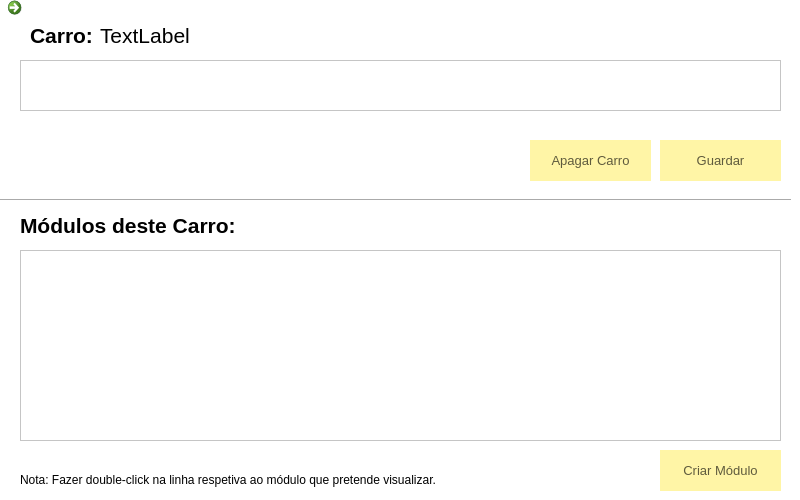
<?xml version="1.0" encoding="UTF-8"?>
<ui version="4.0">
 <class>GerirCarro</class>
 <widget class="QWidget" name="GerirCarro">
  <property name="geometry">
   <rect>
    <x>0</x>
    <y>0</y>
    <width>800</width>
    <height>500</height>
   </rect>
  </property>
  <property name="windowTitle">
   <string>Gerir Carro</string>
  </property>
  <property name="windowIcon">
   <iconset>
    <normaloff>../icon.ico</normaloff>../icon.ico</iconset>
  </property>
  <property name="styleSheet">
   <string notr="true">background:white</string>
  </property>
  <widget class="QCommandLinkButton" name="commandButtonVoltar">
   <property name="geometry">
    <rect>
     <x>0</x>
     <y>-10</y>
     <width>31</width>
     <height>31</height>
    </rect>
   </property>
   <property name="cursor">
    <cursorShape>PointingHandCursor</cursorShape>
   </property>
   <property name="styleSheet">
    <string notr="true">QCommandLinkButton
{
	border: none;
}

QCommandLinkButton:hover
{
	border: none;
}</string>
   </property>
   <property name="text">
    <string/>
   </property>
   <property name="icon">
    <iconset>
     <normaloff>../setavoltar.ico</normaloff>../setavoltar.ico</iconset>
   </property>
  </widget>
  <widget class="QLabel" name="label">
   <property name="geometry">
    <rect>
     <x>30</x>
     <y>20</y>
     <width>81</width>
     <height>31</height>
    </rect>
   </property>
   <property name="font">
    <font>
     <pointsize>16</pointsize>
     <bold>true</bold>
    </font>
   </property>
   <property name="text">
    <string>Carro:</string>
   </property>
  </widget>
  <widget class="QTableView" name="tableViewCarro">
   <property name="geometry">
    <rect>
     <x>20</x>
     <y>60</y>
     <width>761</width>
     <height>51</height>
    </rect>
   </property>
   <property name="font">
    <font>
     <pointsize>10</pointsize>
    </font>
   </property>
  </widget>
  <widget class="QTableView" name="tableViewModulosCarro">
   <property name="geometry">
    <rect>
     <x>20</x>
     <y>250</y>
     <width>761</width>
     <height>191</height>
    </rect>
   </property>
   <property name="font">
    <font>
     <pointsize>10</pointsize>
    </font>
   </property>
   <property name="styleSheet">
    <string notr="true"/>
   </property>
  </widget>
  <widget class="QLabel" name="label_2">
   <property name="geometry">
    <rect>
     <x>20</x>
     <y>210</y>
     <width>311</width>
     <height>31</height>
    </rect>
   </property>
   <property name="font">
    <font>
     <pointsize>16</pointsize>
     <bold>true</bold>
    </font>
   </property>
   <property name="text">
    <string>Módulos deste Carro:</string>
   </property>
  </widget>
  <widget class="Line" name="line">
   <property name="geometry">
    <rect>
     <x>0</x>
     <y>190</y>
     <width>791</width>
     <height>20</height>
    </rect>
   </property>
   <property name="orientation">
    <enum>Qt::Horizontal</enum>
   </property>
  </widget>
  <widget class="QPushButton" name="btnApagarCarro">
   <property name="geometry">
    <rect>
     <x>530</x>
     <y>140</y>
     <width>121</width>
     <height>41</height>
    </rect>
   </property>
   <property name="font">
    <font>
     <pointsize>10</pointsize>
    </font>
   </property>
   <property name="cursor">
    <cursorShape>PointingHandCursor</cursorShape>
   </property>
   <property name="styleSheet">
    <string notr="true">QPushButton{
	background-color:rgb(255, 245, 166);
	border:none;
	color:rgb(95, 91, 61);
	border -bottom: 5px solid rgb(162, 155, 105)
}
QPushButton:hover{
	background-color:rgb(229, 217, 150);
	border-bottom: 5px solid rgb(162, 155, 105)
}
QPushButton:pressed {
	background-color:rgb(255, 242, 165);
	border-bottom: 5px solid rgb(162, 155, 105)
}</string>
   </property>
   <property name="text">
    <string>Apagar Carro</string>
   </property>
  </widget>
  <widget class="QPushButton" name="btnGuardarCarro">
   <property name="geometry">
    <rect>
     <x>660</x>
     <y>140</y>
     <width>121</width>
     <height>41</height>
    </rect>
   </property>
   <property name="font">
    <font>
     <pointsize>10</pointsize>
    </font>
   </property>
   <property name="cursor">
    <cursorShape>PointingHandCursor</cursorShape>
   </property>
   <property name="styleSheet">
    <string notr="true">QPushButton{
	background-color:rgb(255, 245, 166);
	border:none;
	color:rgb(95, 91, 61);
	border -bottom: 5px solid rgb(162, 155, 105)
}
QPushButton:hover{
	background-color:rgb(229, 217, 150);
	border-bottom: 5px solid rgb(162, 155, 105)
}
QPushButton:pressed {
	background-color:rgb(255, 242, 165);
	border-bottom: 5px solid rgb(162, 155, 105)
}</string>
   </property>
   <property name="text">
    <string>Guardar</string>
   </property>
  </widget>
  <widget class="QPushButton" name="btnCriarModulo">
   <property name="geometry">
    <rect>
     <x>660</x>
     <y>450</y>
     <width>121</width>
     <height>41</height>
    </rect>
   </property>
   <property name="font">
    <font>
     <pointsize>10</pointsize>
    </font>
   </property>
   <property name="cursor">
    <cursorShape>PointingHandCursor</cursorShape>
   </property>
   <property name="styleSheet">
    <string notr="true">QPushButton{
	background-color:rgb(255, 245, 166);
	border:none;
	color:rgb(95, 91, 61);
	border -bottom: 5px solid rgb(162, 155, 105)
}
QPushButton:hover{
	background-color:rgb(229, 217, 150);
	border-bottom: 5px solid rgb(162, 155, 105)
}
QPushButton:pressed {
	background-color:rgb(255, 242, 165);
	border-bottom: 5px solid rgb(162, 155, 105)
}</string>
   </property>
   <property name="text">
    <string>Criar Módulo</string>
   </property>
  </widget>
  <widget class="QLabel" name="labelNomeCarro">
   <property name="geometry">
    <rect>
     <x>100</x>
     <y>20</y>
     <width>241</width>
     <height>31</height>
    </rect>
   </property>
   <property name="font">
    <font>
     <pointsize>16</pointsize>
    </font>
   </property>
   <property name="text">
    <string>TextLabel</string>
   </property>
  </widget>
  <widget class="QLabel" name="label_3">
   <property name="geometry">
    <rect>
     <x>20</x>
     <y>470</y>
     <width>551</width>
     <height>20</height>
    </rect>
   </property>
   <property name="text">
    <string>Nota: Fazer double-click na linha respetiva ao módulo que pretende visualizar.</string>
   </property>
  </widget>
 </widget>
 <resources/>
 <connections/>
</ui>
